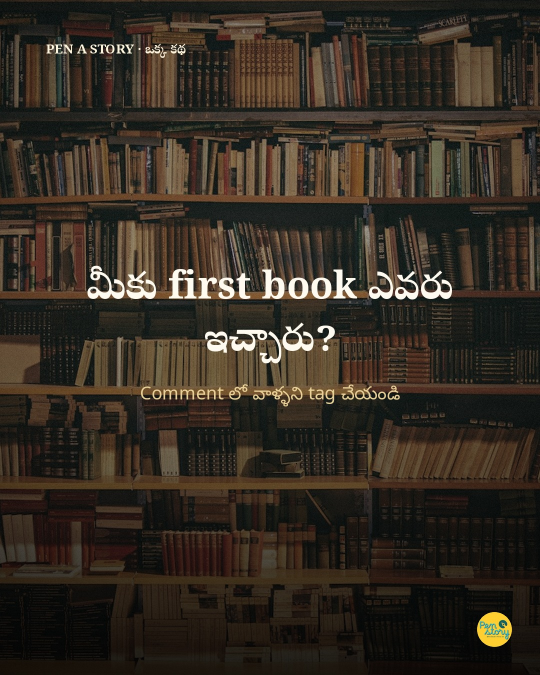
#> input picture media/2026-11-20-0120-standalone-library-card-7.jpg, 1080 x 1350 px (shown at 1/2 size); its folder holds only this picture in this run
$ python -i render.py   (imports and definitions only)
#> lines starting #> are read from the running program, lines starting #| are printed output that depends on the picture; after the words box and inside, x2 and y2 are one past the last pixel; in counts of white or black regions, pixels touching at a corner belong together
"""Pen A Story renderer: carousels (1080x1350), stories (1080x1920) and kinetic story reels (1080x1920, 30fps).
Brand: navy #1B2A4A, gold #D4A017, cream #FFF8EE, charcoal #2C2C2C; night look #0B1426 -> #33456E glow, gold #EEC76A.
Fonts: Playfair Display (headlines), Lato (body), Noto Telugu for any Telugu text. Logo on every asset.
All music is synthesised here (original, copyright-free)."""
import math, re, subprocess, wave, os, numpy as np
from PIL import Image, ImageDraw, ImageFilter, ImageFont

ROOT = os.path.dirname(os.path.dirname(os.path.abspath(__file__)))
FD = os.path.join(ROOT, "assets", "fonts")
NAVY=(27,42,74); GOLD=(212,160,23); CREAM=(255,248,238); CHAR=(44,44,44)
NIGHT=(11,20,38); GLOW=(51,69,110); GOLD2=(238,199,106); MUTED=(147,163,194); WHITE=(255,255,255)
TE = re.compile(r"[ఀ-౿]")
_fc = {}

# [8 lines left out: function font, not called in this run]

_cm = {}
# [36 lines left out: functions clean, wrap, fit, block, not called in this run]

# ---------- backgrounds ----------
_bg = {}
# [31 lines left out: functions night, cream, dust, not called in this run]

_logo = None
def logo(im, size=120, pos="tr", margin=48):
    global _logo
    if _logo is None: _logo = Image.open(os.path.join(ROOT, "assets", "logo.png")).convert("RGBA")
    L = _logo.resize((size, size), Image.LANCZOS)
    m = Image.new("L", (size, size), 0); ImageDraw.Draw(m).ellipse((0, 0, size - 1, size - 1), fill=255)
    a = np.minimum(np.asarray(L.split()[3]), np.asarray(m)); L.putalpha(Image.fromarray(a))
    w, h = im.size
    x = w - size - margin if pos[1] == "r" else margin
    y = margin if pos[0] == "t" else h - size - margin
    im.paste(L, (x, y), L); return im

# [9 lines left out: function cover_card, not called in this run]

def rule(d, cx, y, w=120, fill=GOLD):
    d.line((cx - w // 2, y, cx + w // 2, y), fill=fill, width=4)

# ---------- carousel slides (1080x1350) ----------
CW, CH_ = 1080, 1350

PALETTES = [((27, 42, 74), (238, 199, 106)), ((86, 20, 36), (232, 190, 120)), ((20, 54, 44), (226, 196, 120)),
            ((48, 28, 64), (236, 196, 140)), ((12, 58, 70), (240, 205, 130))]
INK = (34, 30, 28)

# [16 lines left out: functions paper, solid, not called in this run]

def inset(d, w, h, col, m=46):
    d.rectangle((m, m, w - m, h - m), outline=col, width=2)
    d.rectangle((m + 10, m + 10, w - m - 10, h - m - 10), outline=col, width=1)

def ornament(d, cx, y, col, w=150):
    d.line((cx - w // 2, y, cx - 14, y), fill=col, width=2); d.line((cx + 14, y, cx + w // 2, y), fill=col, width=2)
    d.polygon([(cx, y - 8), (cx + 8, y), (cx, y + 8), (cx - 8, y)], fill=col)

# [102 lines left out: functions slide, story, music, not called in this run]

def ease(t): t = max(0., min(1., t)); return 1 - (1 - t) ** 3

# ---------- kinetic story reel ----------
# [225 lines left out: functions reel, grade, photo_slide, photo_story, photo_reel, book_card, not called in this run]

>>> import cv2
>>> picture = cv2.imread('../media/2026-11-20-0120-standalone-library-card-7.jpg', cv2.IMREAD_GRAYSCALE)
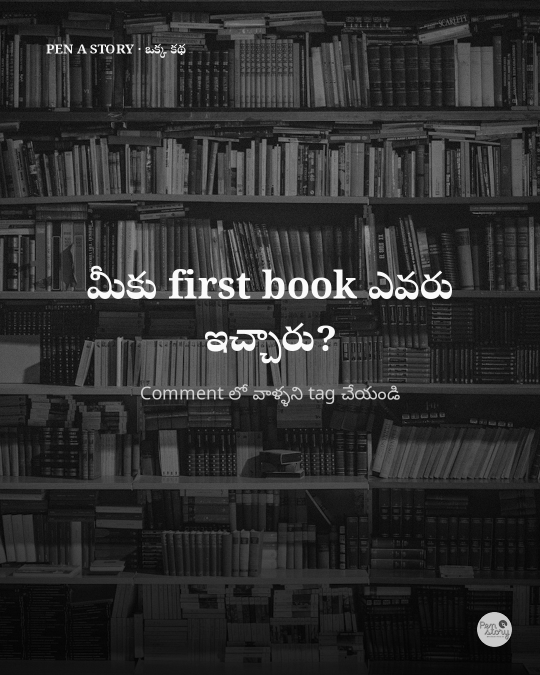
#> picture: shape (1350, 1080) (shown at 1/2 size); min 0, max 255, mean 45.5
>>> result = logo(picture)
#> in logo, `L = _logo.resize((size, size), Image.LANCZOS)`:
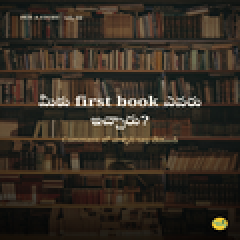
#> L: PIL image 120x120 RGBA (shown 2 times larger); mean R, G, B, A 52.4, 44.1, 34.4, 255
#> in logo, `m = Image.new('L', (size, size), 0)`: m: PIL image 120x120 L; every value is 0
#> in logo, `ImageDraw.Draw(m).ellipse((0, 0, size - 1, size - 1), fill=255)`:
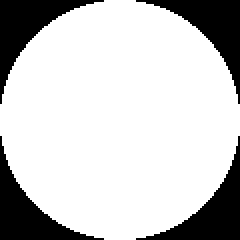
#> m: PIL image 120x120 L (shown 2 times larger); 78.4% white; 4 black regions, box (x1, y1, x2, y2) and area: (0, 0, 52, 52) 776, (68, 0, 120, 52) 776, (0, 68, 52, 120) 776, (68, 68, 120, 120) 776
#> in logo, `L.putalpha(Image.fromarray(a))`:
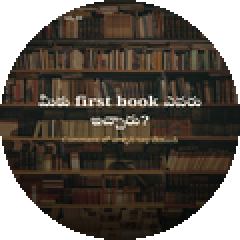
#> L: PIL image 120x120 RGBA (shown 2 times larger); mean R, G, B, A 52.4, 44.1, 34.4, 200; transparent parts drawn white
#> (the run stopped early here; a loop or call above may not have finished)

$ run again, on media/2026-11-20-1300-sixframes-last-customer-7.jpg
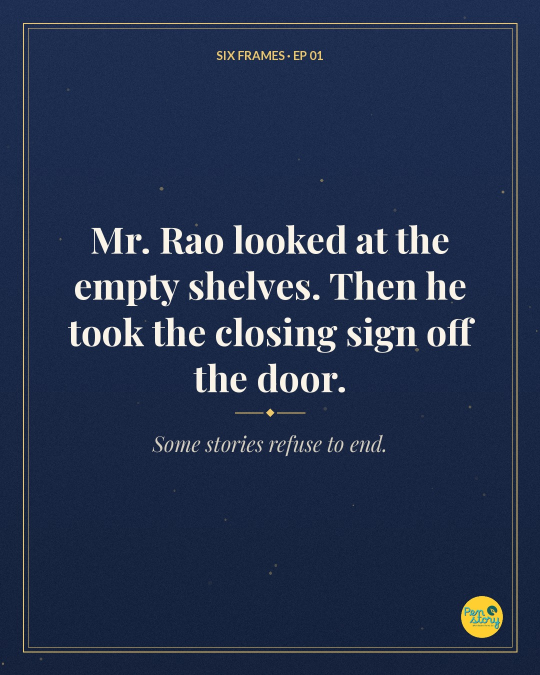
#> input picture media/2026-11-20-1300-sixframes-last-customer-7.jpg, 1080 x 1350 px (shown at 1/2 size)
#> `picture = cv2.imread('../media/2026-11-20-0120-standalone-library-card..`:
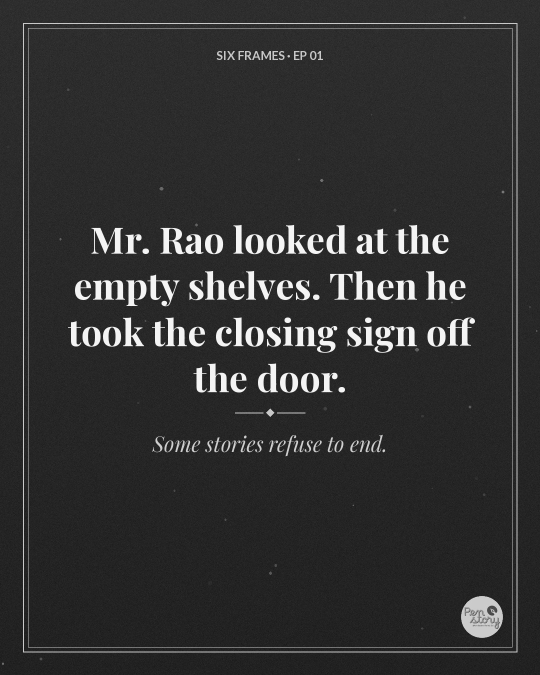
#> picture: shape (1350, 1080) (shown at 1/2 size); min 14, max 255, mean 48.8
#> m: PIL image 120x120 L; every value is 0
#> m: PIL image 120x120 L; 78.4% white; 4 black regions, box (x1, y1, x2, y2) and area: (0, 0, 52, 52) 776, (68, 0, 120, 52) 776, (0, 68, 52, 120) 776, (68, 68, 120, 120) 776
#> in logo, `L.putalpha(Image.fromarray(a))`:
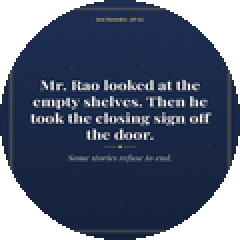
#> L: PIL image 120x120 RGBA (shown 2 times larger); mean R, G, B, A 36.4, 49.7, 77.1, 200; transparent parts drawn white

$ run again, on media/2026-11-21-1300-serial-platform3-ep01-6.jpg
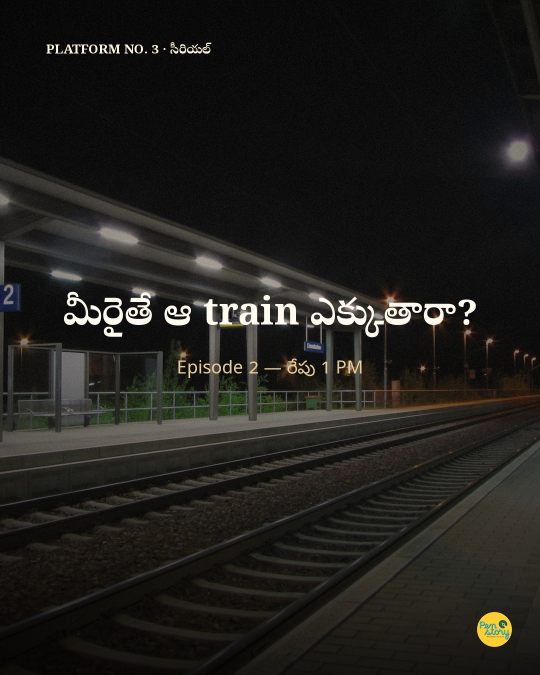
#> input picture media/2026-11-21-1300-serial-platform3-ep01-6.jpg, 1080 x 1350 px (shown at 1/2 size)
#> in logo, `L = _logo.resize((size, size), Image.LANCZOS)`:
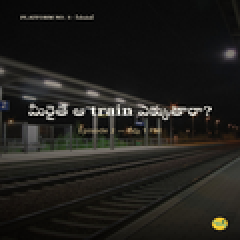
#> L: PIL image 120x120 RGBA (shown 2 times larger); mean R, G, B, A 32.3, 31.2, 27.9, 255
#> m: PIL image 120x120 L; every value is 0
#> m: PIL image 120x120 L; 78.4% white; 4 black regions, box (x1, y1, x2, y2) and area: (0, 0, 52, 52) 776, (68, 0, 120, 52) 776, (0, 68, 52, 120) 776, (68, 68, 120, 120) 776
#> in logo, `L.putalpha(Image.fromarray(a))`:
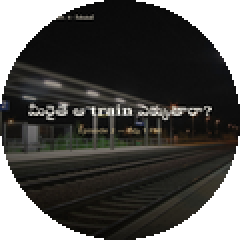
#> L: PIL image 120x120 RGBA (shown 2 times larger); mean R, G, B, A 32.3, 31.2, 27.9, 200; transparent parts drawn white
